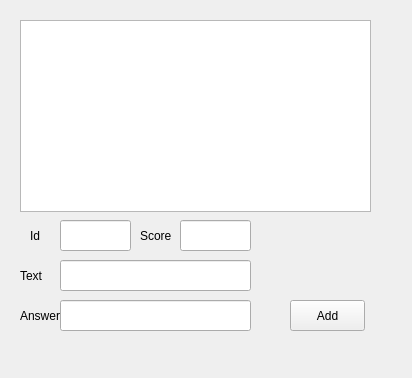
<?xml version="1.0" encoding="UTF-8"?>
<ui version="4.0">
 <class>PresenterWidget</class>
 <widget class="QWidget" name="PresenterWidget">
  <property name="geometry">
   <rect>
    <x>0</x>
    <y>0</y>
    <width>412</width>
    <height>378</height>
   </rect>
  </property>
  <property name="windowTitle">
   <string>PresenterWidget</string>
  </property>
  <widget class="QListWidget" name="PListWidget">
   <property name="geometry">
    <rect>
     <x>20</x>
     <y>20</y>
     <width>351</width>
     <height>192</height>
    </rect>
   </property>
  </widget>
  <widget class="QLineEdit" name="IdEdit">
   <property name="geometry">
    <rect>
     <x>60</x>
     <y>220</y>
     <width>71</width>
     <height>31</height>
    </rect>
   </property>
  </widget>
  <widget class="QLineEdit" name="ScoreEdit">
   <property name="geometry">
    <rect>
     <x>180</x>
     <y>220</y>
     <width>71</width>
     <height>31</height>
    </rect>
   </property>
  </widget>
  <widget class="QLineEdit" name="TextEdit">
   <property name="geometry">
    <rect>
     <x>60</x>
     <y>260</y>
     <width>191</width>
     <height>31</height>
    </rect>
   </property>
  </widget>
  <widget class="QLineEdit" name="AnswerEdit">
   <property name="geometry">
    <rect>
     <x>60</x>
     <y>300</y>
     <width>191</width>
     <height>31</height>
    </rect>
   </property>
  </widget>
  <widget class="QPushButton" name="AddButton">
   <property name="geometry">
    <rect>
     <x>290</x>
     <y>300</y>
     <width>75</width>
     <height>31</height>
    </rect>
   </property>
   <property name="text">
    <string>Add</string>
   </property>
  </widget>
  <widget class="QLabel" name="label">
   <property name="geometry">
    <rect>
     <x>30</x>
     <y>220</y>
     <width>21</width>
     <height>31</height>
    </rect>
   </property>
   <property name="text">
    <string>Id</string>
   </property>
  </widget>
  <widget class="QLabel" name="label_2">
   <property name="geometry">
    <rect>
     <x>140</x>
     <y>220</y>
     <width>41</width>
     <height>31</height>
    </rect>
   </property>
   <property name="text">
    <string>Score</string>
   </property>
  </widget>
  <widget class="QLabel" name="label_3">
   <property name="geometry">
    <rect>
     <x>20</x>
     <y>260</y>
     <width>31</width>
     <height>31</height>
    </rect>
   </property>
   <property name="text">
    <string>Text</string>
   </property>
  </widget>
  <widget class="QLabel" name="label_4">
   <property name="geometry">
    <rect>
     <x>20</x>
     <y>300</y>
     <width>41</width>
     <height>31</height>
    </rect>
   </property>
   <property name="text">
    <string>Answer</string>
   </property>
  </widget>
 </widget>
 <layoutdefault spacing="6" margin="11"/>
 <resources/>
 <connections/>
</ui>
